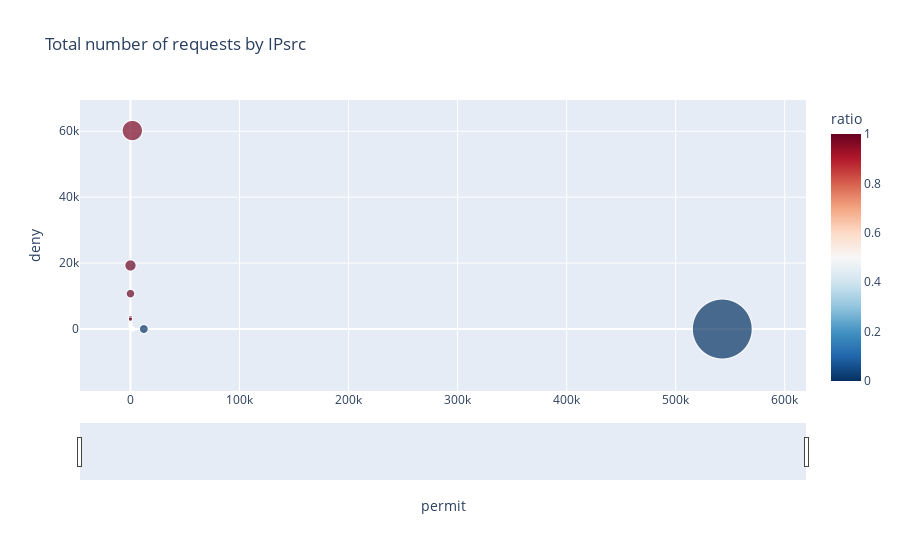

Write notebook code for a chart like this one.
### Code cell
IPsrc_scatter = px.scatter(Merge_IPsrc, x='permit', y='deny', title='Total number of requests by IPsrc', 
                 hover_name='IPsrc', size='total', size_max=60, color='ratio', color_continuous_scale=px.colors.sequential.RdBu_r)
#fig.update_yaxes(range=[0, 61000], row=1, col=1)
IPsrc_scatter.update_layout(xaxis=dict(rangeslider=dict(visible=True),
                             type="linear"))

IPsrc_scatter

### Figure 1 — Plotly figure (JSON) as saved in the notebook; plotly's stock layout.template omitted (floating-point values rounded to 4 significant figures; data arrays with more than 128 entries replaced by an {"elided": "..."} marker saying what was removed)
{"data": [{"hovertemplate": "<b>%{hovertext}</b><br><br>permit=%{x}<br>deny=%{y}<br>total=%{marker.size}<br>ratio=%{marker.color}<extra></extra>", "hovertext": {"elided": "31296 str values"}, "legendgroup": "", "marker": {"color": {"elided": "31296 float values"}, "coloraxis": "coloraxis", "size": {"elided": "31296 int values"}, "sizemode": "area", "sizeref": 150.8, "symbol": "circle"}, "mode": "markers", "name": "", "showlegend": false, "type": "scattergl", "x": {"elided": "31296 int values"}, "xaxis": "x", "y": {"elided": "31296 int values"}, "yaxis": "y"}], "layout": {"coloraxis": {"colorbar": {"title": {"text": "ratio"}}, "colorscale": [[0, "rgb(5,48,97)"], [0.1, "rgb(33,102,172)"], [0.2, "rgb(67,147,195)"], [0.3, "rgb(146,197,222)"], [0.4, "rgb(209,229,240)"], [0.5, "rgb(247,247,247)"], [0.6, "rgb(253,219,199)"], [0.7, "rgb(244,165,130)"], [0.8, "rgb(214,96,77)"], [0.9, "rgb(178,24,43)"], [1, "rgb(103,0,31)"]]}, "legend": {"itemsizing": "constant", "tracegroupgap": 0}, "title": {"text": "Total number of requests by IPsrc"}, "xaxis": {"anchor": "y", "domain": [0, 1], "rangeslider": {"visible": true}, "title": {"text": "permit"}, "type": "linear"}, "yaxis": {"anchor": "x", "domain": [0, 1], "title": {"text": "deny"}}}}
